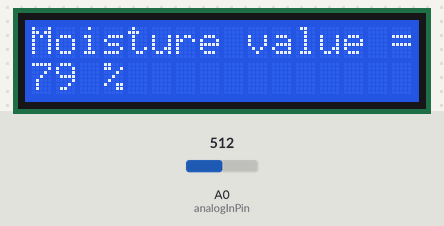
Simulated run of this sketch. Board: Arduino Uno, built with avr-gcc and run on an emulated ATmega328P. Shown: 16×2 character LCD. The test bench sets the inputs (shaded band); at power-on: A0 (analogInPin) = 512. What the sketch prints to the serial monitor is not drawn.

Above: at 1.2 s.
1.3 s: A0 (analogInPin) set to 654
At 3.3 s:
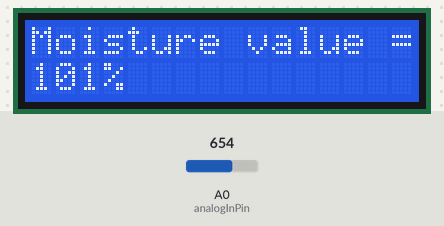
3.6 s: A0 (analogInPin) set to 634
At 5.3 s:
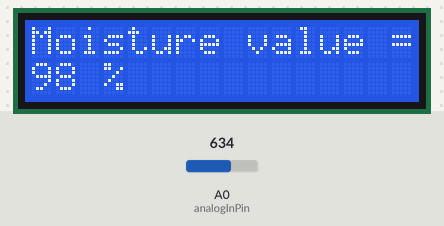
5.6 s: A0 (analogInPin) set to 716
At 7.7 s:
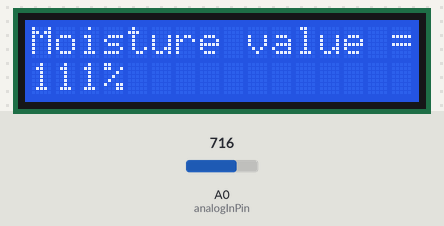
Timing chart, 0 to 9.2 s (numbered marks = the images above; inputs shaded):
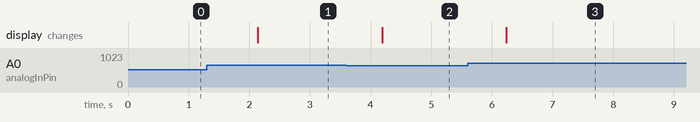

The sketch:

moisture_sensor.ino
```cpp
#include <Wire.h>
#include <LiquidCrystal_I2C.h>


const int analogInPin = A0;           // Analog input pin that the sensor output is attached to (white wire)
int minADC = 15;                       // replace with min ADC value read in air
int maxADC = 644;                     // replace with max ADC value read fully submerged in water
bool is1V1Output = false; // set true if 1.1V output sensor is used for 3V set to false

LiquidCrystal_I2C lcd(0x27, 16, 2);


int moistureValue, mappedValue;

void setup() {
// initialize serial communications at 9600 bps:
Serial.begin(9600);

if(is1V1Output == true)
  analogReference(INTERNAL); //set ADC reference to internal 1.1V

// initialize the LCD
lcd.begin();

// Turn on the blacklight and print a message.
lcd.backlight();
}

void loop() {
// read the moisture value:
moistureValue = analogRead(analogInPin);

// print ADC results to the serial monitor:
// Serial.print("ADC = " );
Serial.print(moistureValue);
//Serial.print(", " );

mappedValue = map(moistureValue,minADC,maxADC, 0, 100);

// print mapped results to the serial monitor:
lcd.clear();
Serial.print("Moisture value = " );
Serial.println(mappedValue);
lcd.setCursor(0,0);
lcd.print("Moisture value = ");
lcd.setCursor(0,1);
lcd.print(mappedValue);
lcd.setCursor(3,1);
lcd.print("%");
// wait 500 milliseconds before the next loop
delay(1000);
}
```

Measured:
- after the input at 1.3 s, the display: changes after 0.84 s (image 1)
- after the input at 3.6 s, the display: changes after 0.59 s (image 2)
- after the input at 5.6 s, the display: changes after 0.64 s (image 3)
